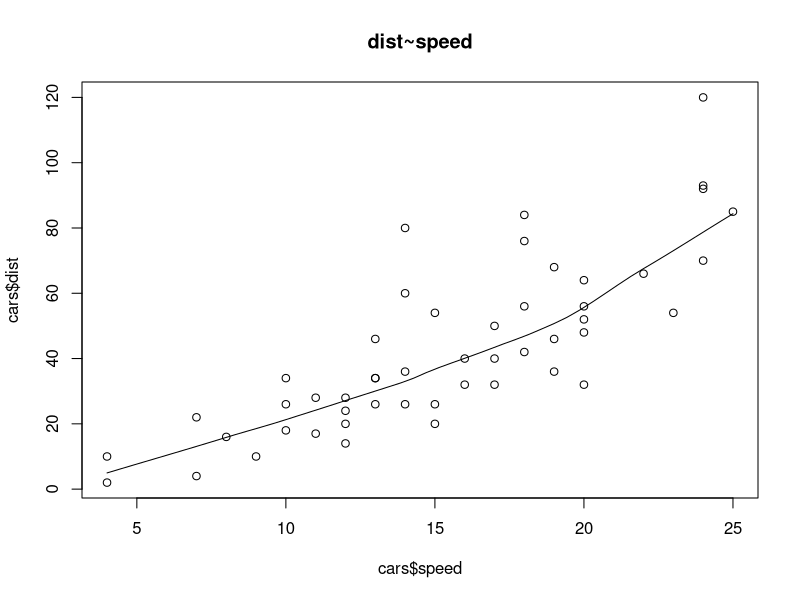
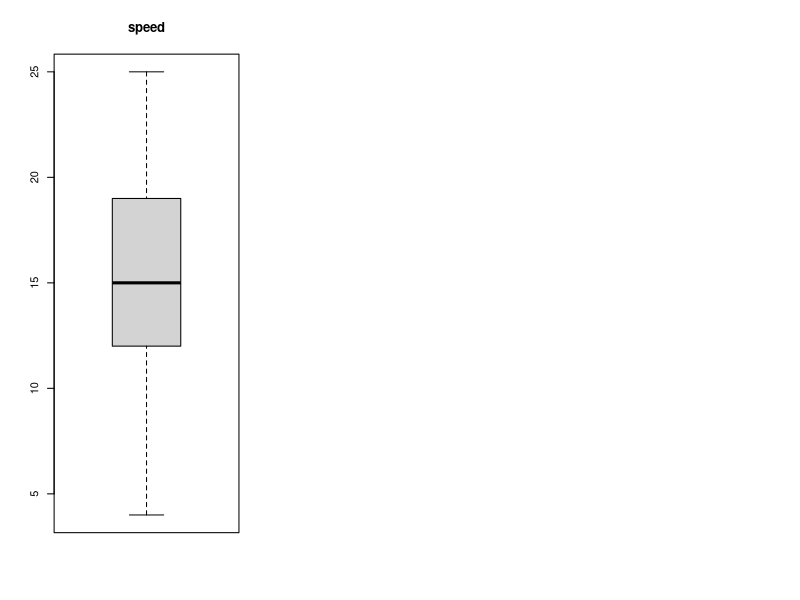
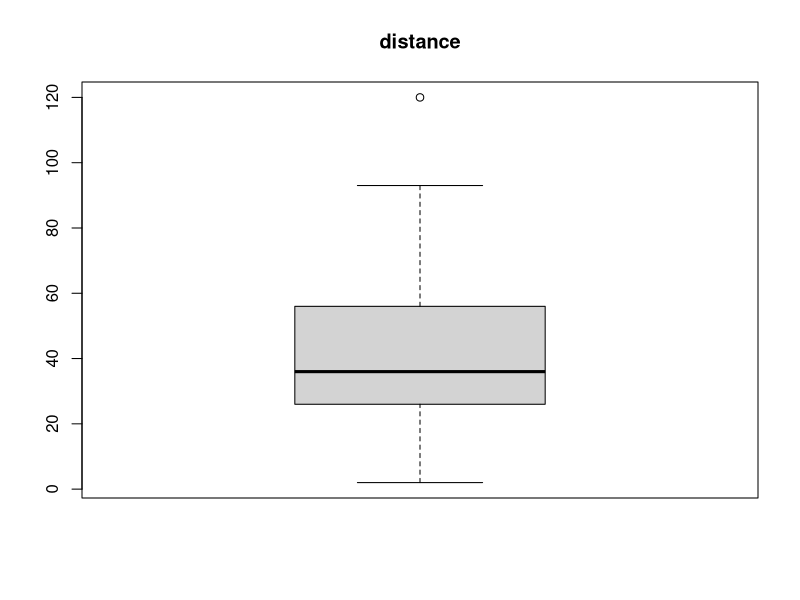
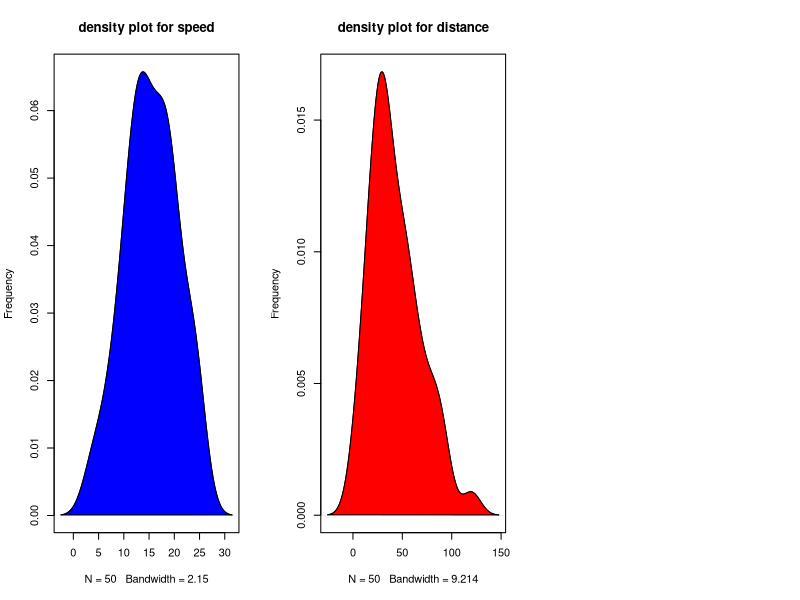

Source code (R) for these figures, in order:
lm(weight~height,data = women)
summary(women)

View(cars)
lm(dist~speed,data=cars)
summary(cars)
windows(20,10)

scatter.smooth(x=cars$speed,
               y=cars$dist,main="dist~speed")


windows(20,10)
par(mfrow=c(1,3))
?boxplot

boxplot(x=cars$speed,main="speed")
windows(20,10)
boxplot(x=cars$dist,main="distance")
#density plot speed
windows(20,12)
par(mfrow=c(1,3))

plot(density(cars$speed),
     main="density plot for speed",
     ylab = "Frequency")
polygon(density(cars$speed),col="blue")
#density plot for distance
plot(density(cars$dist),
     main="density plot for distance",
     ylab = "Frequency")
polygon(density(cars$dist),col="red")

#corelation
cor(cars$speed,cars$dist)
cor(cars)
#build a linear model
attach(cars)
linearmod<-lm(dist ~ speed)
linearmod
#distance ~-17.579+3.932*speed
summary(linearmod)


AIC(linearmod)
BIC(linearmod)
